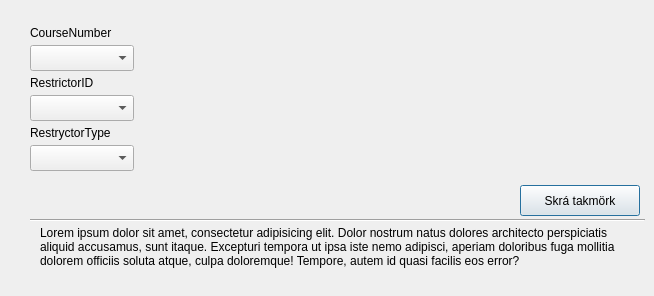
      <widget class="QWidget" name="restrictorsTabCreate">
       <attribute name="title">
        <string>Takmarka</string>
       </attribute>
       <widget class="Line" name="line_3">
        <property name="geometry">
         <rect>
          <x>30</x>
          <y>210</y>
          <width>615</width>
          <height>20</height>
         </rect>
        </property>
        <property name="orientation">
         <enum>Qt::Horizontal</enum>
        </property>
       </widget>
       <widget class="QPushButton" name="pushButton_3">
        <property name="geometry">
         <rect>
          <x>520</x>
          <y>185</y>
          <width>120</width>
          <height>31</height>
         </rect>
        </property>
        <property name="sizePolicy">
         <sizepolicy hsizetype="Minimum" vsizetype="Fixed">
          <horstretch>0</horstretch>
          <verstretch>0</verstretch>
         </sizepolicy>
        </property>
        <property name="layoutDirection">
         <enum>Qt::LeftToRight</enum>
        </property>
        <property name="autoFillBackground">
         <bool>false</bool>
        </property>
        <property name="text">
         <string>Skrá takmörk</string>
        </property>
        <property name="autoDefault">
         <bool>false</bool>
        </property>
        <property name="default">
         <bool>true</bool>
        </property>
        <property name="flat">
         <bool>false</bool>
        </property>
       </widget>
       <widget class="QLabel" name="label_6">
        <property name="geometry">
         <rect>
          <x>40</x>
          <y>226</y>
          <width>591</width>
          <height>61</height>
         </rect>
        </property>
        <property name="text">
         <string>Lorem ipsum dolor sit amet, consectetur adipisicing elit. Dolor nostrum natus dolores architecto perspiciatis aliquid accusamus, sunt itaque. Excepturi tempora ut ipsa iste nemo adipisci, aperiam doloribus fuga mollitia dolorem officiis soluta atque, culpa doloremque! Tempore, autem id quasi facilis eos error?</string>
        </property>
        <property name="textFormat">
         <enum>Qt::AutoText</enum>
        </property>
        <property name="scaledContents">
         <bool>false</bool>
        </property>
        <property name="alignment">
         <set>Qt::AlignLeading|Qt::AlignLeft|Qt::AlignTop</set>
        </property>
        <property name="wordWrap">
         <bool>true</bool>
        </property>
       </widget>
       <widget class="QLabel" name="label_14">
        <property name="geometry">
         <rect>
          <x>30</x>
          <y>20</y>
          <width>101</width>
          <height>20</height>
         </rect>
        </property>
        <property name="layoutDirection">
         <enum>Qt::LeftToRight</enum>
        </property>
        <property name="text">
         <string>CourseNumber</string>
        </property>
        <property name="alignment">
         <set>Qt::AlignBottom|Qt::AlignLeading|Qt::AlignLeft</set>
        </property>
       </widget>
       <widget class="QComboBox" name="comboBox_2">
        <property name="geometry">
         <rect>
          <x>30</x>
          <y>95</y>
          <width>104</width>
          <height>26</height>
         </rect>
        </property>
       </widget>
       <widget class="QComboBox" name="comboBox_3">
        <property name="geometry">
         <rect>
          <x>30</x>
          <y>145</y>
          <width>104</width>
          <height>26</height>
         </rect>
        </property>
       </widget>
       <widget class="QComboBox" name="comboBox_4">
        <property name="geometry">
         <rect>
          <x>30</x>
          <y>45</y>
          <width>104</width>
          <height>26</height>
         </rect>
        </property>
       </widget>
       <widget class="QLabel" name="label_15">
        <property name="geometry">
         <rect>
          <x>30</x>
          <y>70</y>
          <width>101</width>
          <height>20</height>
         </rect>
        </property>
        <property name="layoutDirection">
         <enum>Qt::LeftToRight</enum>
        </property>
        <property name="text">
         <string>RestrictorID</string>
        </property>
        <property name="alignment">
         <set>Qt::AlignBottom|Qt::AlignLeading|Qt::AlignLeft</set>
        </property>
       </widget>
       <widget class="QLabel" name="label_16">
        <property name="geometry">
         <rect>
          <x>30</x>
          <y>120</y>
          <width>101</width>
          <height>20</height>
         </rect>
        </property>
        <property name="layoutDirection">
         <enum>Qt::LeftToRight</enum>
        </property>
        <property name="text">
         <string>RestryctorType</string>
        </property>
        <property name="alignment">
         <set>Qt::AlignBottom|Qt::AlignLeading|Qt::AlignLeft</set>
        </property>
       </widget>
      </widget>
